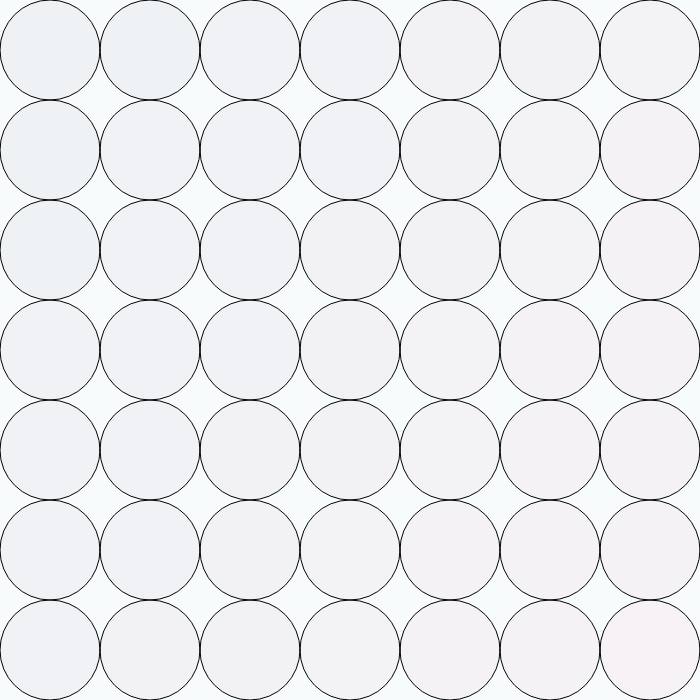
Frame 1 (no input)
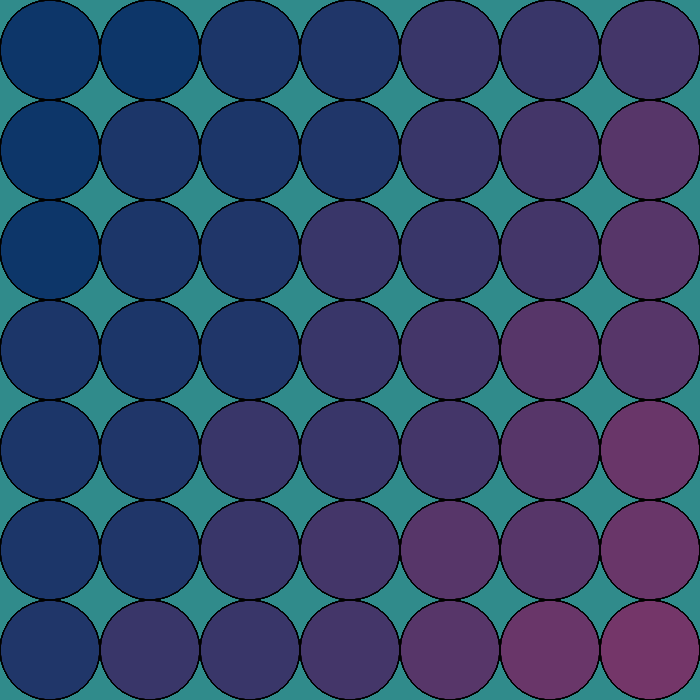
Frame 60 (no input)
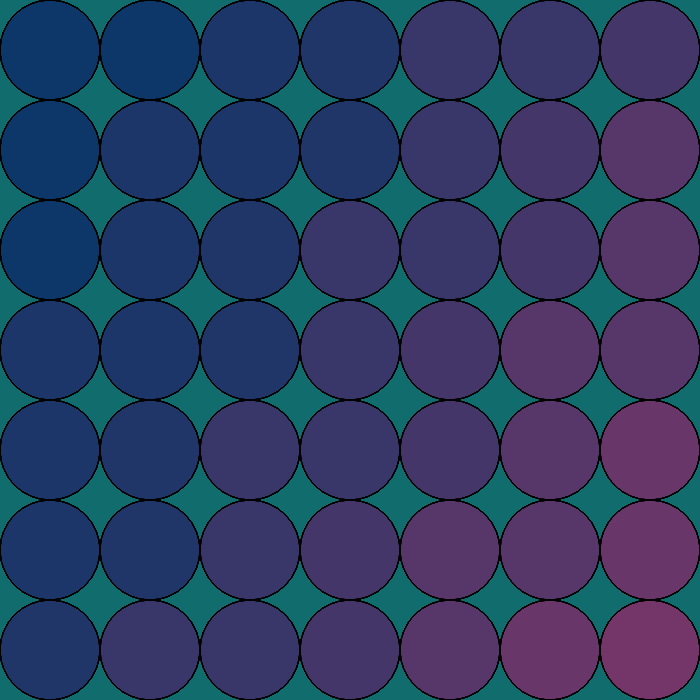
Frame 120 (the mouse pressed at the canvas centre since frame 60)

The p5.js sketch that drew these frames (run headless with seeded random() and noise() and a simulated clock; from frame 60 on, the mouse is pressed at the canvas centre):

// p5.js sketch
// ── sketch.js
function setup() {
  createCanvas(700, 700);
  widthvar = (width/100)
  heightvar = (height/100)
}

function draw() {
  background([0, 100, 100, 7]);     //writing background color
  
  for (var b=0; b<widthvar; ++b)           //creating an ellipse for an x&y grid
  {
  	for (z=0; z<heightvar; ++z)
  	{
      fill ([z*20+b*10, 0, 100, 9]);     //writing color for each ball
    	ellipse(z*100+50, b*100+50, 100, 100);
  	}
  }
}
